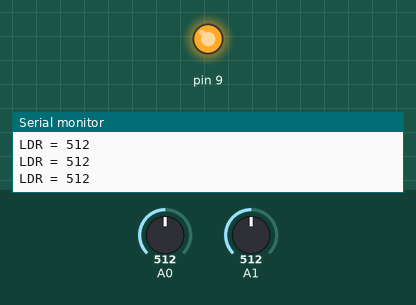
Recording of a sketch running on a simulated Arduino Uno, built with avr-gcc and run on an emulated ATmega328P. Parts: output pins drawn as LEDs (lit = HIGH), the last lines printed to the serial monitor. The inputs (shaded band) are chosen by the test bench; at power-on: A1 = 512, A0 = 512.

Above: at 1.3 s.
1.4 s: A1 set to 481
At 2.4 s:
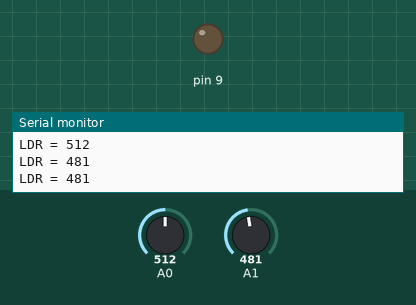
3.0 s: A1 set to 510
At 3.7 s:
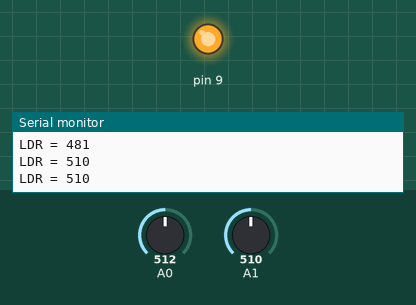
4.5 s: A0 set to 0
7.6 s: A1 set to 490
At 8.9 s:
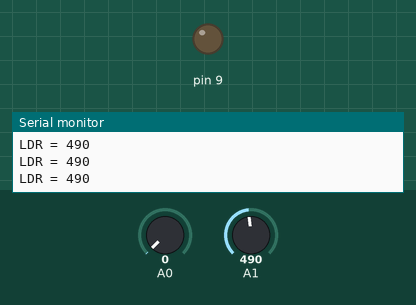
Timing chart, 0 to 10.1 s (numbered marks = the images above; inputs shaded):
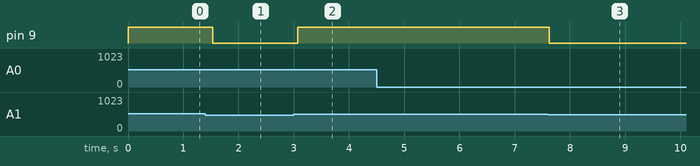

The sketch:

Role_Ldr.ino
```cpp
void setup() {
  // put your setup code here, to run once:
  pinMode(9, OUTPUT);
  Serial.begin(9600);
}

void loop() {
  // put your main code here, to run repeatedly:
  int value = analogRead(A1);
  Serial.println("LDR = " + String(value));

  if (value < 500) // LDR
  {
    digitalWrite(9, 0);
  }
  else
  {
    digitalWrite(9, 1);
  }

  delay(analogRead(A0)); //Potansiyometre
}
```

Measured:
- the behaviour switches between 500 and 499 on A1 (found by bisection; images 0 and 1)
- after the input at 1.4 s, pin 9: HIGH → LOW after 0.14 s
- after the input at 3.0 s, pin 9: LOW → HIGH after 0.08 s
- after the input at 7.6 s, pin 9: HIGH → LOW at once
